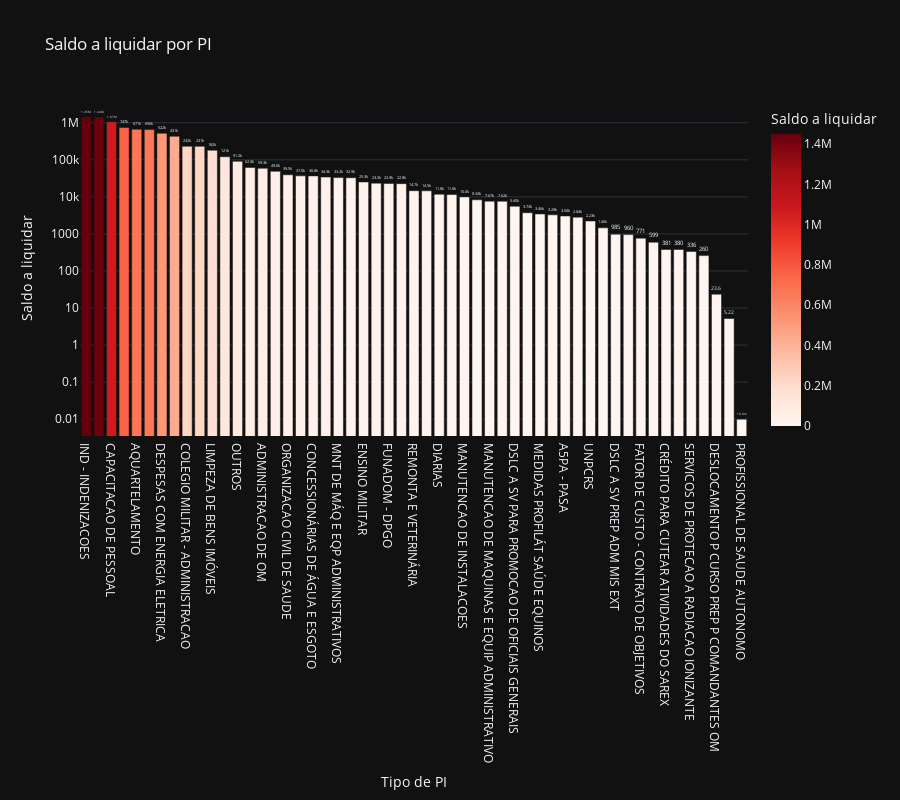

Notebook cell for this chart:
### Code cell
# Saldo a liquidar por tipo de PI
cols = ['NOME_PI', 'A_LIQUIDAR']

df_aux = df.loc[:, cols].groupby('NOME_PI').sum().sort_values(by= 'A_LIQUIDAR', ascending=False).reset_index()
df_aux = df_aux[df_aux['A_LIQUIDAR'] > 0]
fig = px.bar(df_aux, 
             x='NOME_PI', 
             y='A_LIQUIDAR',
             title='Saldo a liquidar por PI',
             labels={'NOME_PI':'Tipo de PI', 'A_LIQUIDAR':'Saldo a liquidar'},
             text_auto='.3s',
             height=800,
             log_y=True,
             color='A_LIQUIDAR',
             color_continuous_scale = 'reds',
             template='plotly_dark')
fig.update_traces(textposition = 'outside', cliponaxis = False, hovertemplate=None)
fig.update_layout(hovermode="x unified")

fig.show()

### Figure 1 — Plotly figure (JSON) as saved in the notebook; plotly's stock layout.template omitted (floating-point values rounded to 4 significant figures)
{"data": [{"alignmentgroup": "True", "cliponaxis": false, "legendgroup": "", "marker": {"color": [1450000.0, 1440000.0, 1071000.0, 747400.0, 671100.0, 656200.0, 521500.0, 431468, 232210, 231500.0, 182100.0, 121200.0, 91150.0, 61990.0, 59290.0, 49000.0, 39490.0, 36974, 36810.0, 34320.0, 33180.0, 32910.0, 25300.0, 23500.0, 22930.0, 22750.0, 14700.0, 14540.0, 11810.0, 11560.0, 10000.0, 8343.0, 7667.0, 7619.0, 5600, 3732.0, 3455.0, 3278.0, 3045.0, 2838.0, 2229.0, 1465.0, 984.7, 960, 770.7, 598.9, 381.1, 380, 335.8, 260, 23.6, 5.22, 0.01], "coloraxis": "coloraxis", "pattern": {"shape": ""}}, "name": "", "offsetgroup": "", "orientation": "v", "showlegend": false, "textposition": "outside", "texttemplate": "%{y:.3s}", "type": "bar", "x": ["IND - INDENIZACOES", "IND-INDENIZACOES", "CAPACITACAO DE PESSOAL", "CONSTRUIR E ADEQUAR INST SIST EDU E CULT EB", "AQUARTELAMENTO", "CONCURSOS AS ESCOLAS MILITARES", "DESPESAS COM ENERGIA ELETRICA", "ATS - ATIVIDADES SETORIAIS", "COLEGIO MILITAR - ADMINISTRACAO", "A1QR - QUANTITATIVO DE RANCHO", "LIMPEZA DE BENS IMÓVEIS", "ATENDER NEC DECEX MODERNIZACAO OPERACIONAL", "OUTROS", "ALIMENTACAO PARA EQUINOS.", "ADMINISTRACAO DE OM", "AQS SUP SV MNT VTR NAO BLD", "ORGANIZACAO CIVIL DE SAUDE", "REDES CORPORATIVAS", "CONCESSIONÁRIAS DE ÁGUA E ESGOTO", "MNT DE SISTEMAS DE INFORMACãO E COMUNICACãO", "MNT DE MÁQ E EQP ADMINISTRATIVOS", "SERVICO POSTAIS", "ENSINO MILITAR", "PNR (UG)", "FUNADOM - DPGO", "PRODUCAO DAS OMS - SIRE", "REMONTA E VETERINÁRIA", "ASSISTENCIA SOCIAL", "DIARIAS", "PUBLICIDADE", "MANUTENCAO DE INSTALACOES", "INSTRUCAO INDIVIDUAL", "MANUTENCAO DE MAQUINAS E EQUIP ADMINISTRATIVO", "SERVICO DE TELEFONIA FIXA", "DSLC A SV PARA PROMOCAO DE OFICIAIS GENERAIS", "LAVAGEM DE ROUPAS PARA A VIDA VEGETATIVA OM", "MEDIDAS PROFILÁT SAÚDE EQUINOS", "DESTAQUES DO MD PARA O GAB CMT", "A5PA - PASA", "DESLOCAMENTO", "UNPCRS", "A3RR - QUANTITATIVO DE RANCHO", "DSLC A SV PREP ADM MIS EXT", "INRE - RESTITUICAO E RESSARCIMENTO", "FATOR DE CUSTO - CONTRATO DE OBJETIVOS", "DIAR - DIARIAS", "CRÉDITO PARA CUTEAR ATIVIDADES DO SAREX", "MEDIDAS PROFILÁT SAÚDE CANINOS.", "SERVICOS DE PROTECAO A RADIACAO IONIZANTE", "UNIDADE GESTORA DE PRODUCAO", "DESLOCAMENTO P CURSO PREP P COMANDANTES OM", "COMBUSTIVEL E LUBRIFICANTES", "PROFISSIONAL DE SAUDE AUTONOMO"], "xaxis": "x", "y": [1450000.0, 1440000.0, 1071000.0, 747400.0, 671100.0, 656200.0, 521500.0, 431468, 232210, 231500.0, 182100.0, 121200.0, 91150.0, 61990.0, 59290.0, 49000.0, 39490.0, 36974, 36810.0, 34320.0, 33180.0, 32910.0, 25300.0, 23500.0, 22930.0, 22750.0, 14700.0, 14540.0, 11810.0, 11560.0, 10000.0, 8343.0, 7667.0, 7619.0, 5600, 3732.0, 3455.0, 3278.0, 3045.0, 2838.0, 2229.0, 1465.0, 984.7, 960, 770.7, 598.9, 381.1, 380, 335.8, 260, 23.6, 5.22, 0.01], "yaxis": "y"}], "layout": {"barmode": "relative", "coloraxis": {"colorbar": {"title": {"text": "Saldo a liquidar"}}, "colorscale": [[0, "rgb(255,245,240)"], [0.125, "rgb(254,224,210)"], [0.25, "rgb(252,187,161)"], [0.375, "rgb(252,146,114)"], [0.5, "rgb(251,106,74)"], [0.625, "rgb(239,59,44)"], [0.75, "rgb(203,24,29)"], [0.875, "rgb(165,15,21)"], [1, "rgb(103,0,13)"]]}, "height": 800, "hovermode": "x unified", "legend": {"tracegroupgap": 0}, "title": {"text": "Saldo a liquidar por PI"}, "xaxis": {"anchor": "y", "domain": [0, 1], "title": {"text": "Tipo de PI"}}, "yaxis": {"anchor": "x", "domain": [0, 1], "title": {"text": "Saldo a liquidar"}, "type": "log"}}}
